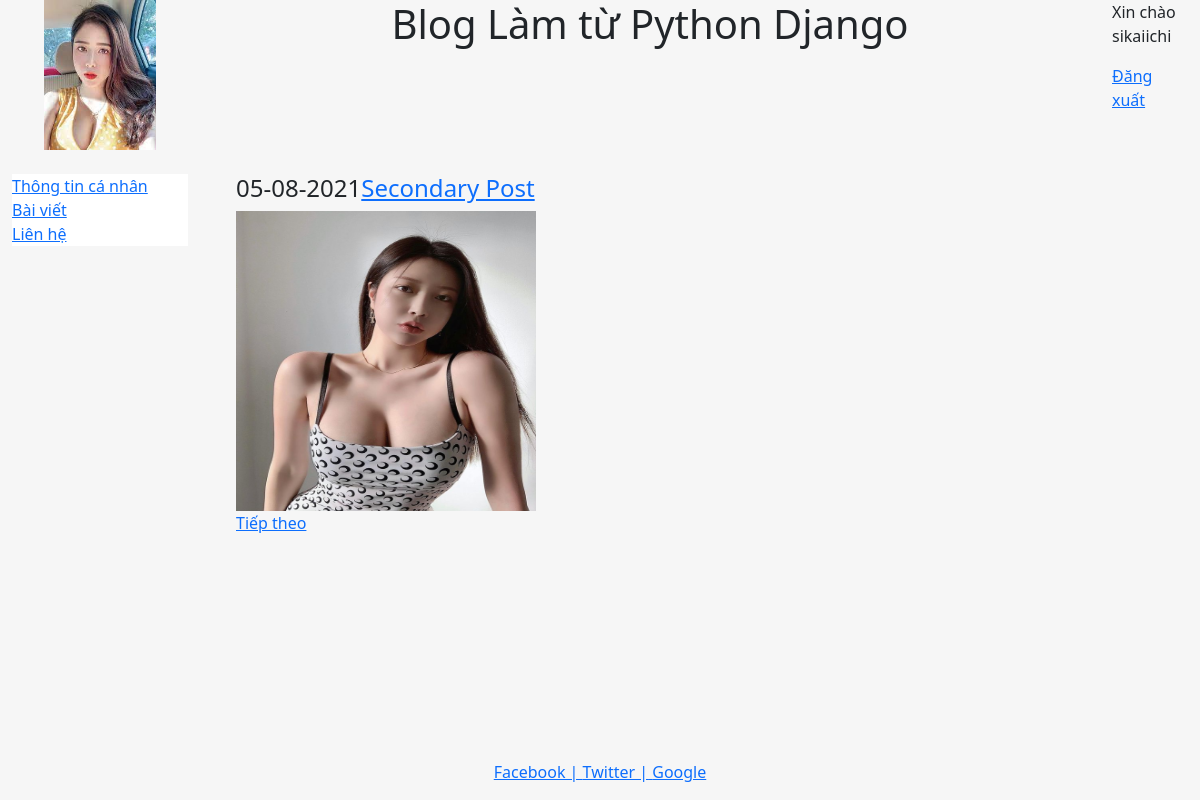
Page /blog/ (signed in) on the committed database.
### blog/models.py (models this page shows, shortened)
class Post(models.Model):
    objects = models.Manager()
    title = models.CharField(max_length = 100)
    body  = models.TextField()
    date  = models.DateTimeField(auto_now_add = True)
    image = models.ImageField(null=True)

### blog/templates/blog/blog.html (shortened to what this page needs)
{% extends "pages/base.html" %}
{% block content %}
{% for post in Posts %}
   <h4>{{post.date|date:"d-m-Y"}}<a href="/blog/{{post.id}}">{{post.title}}</a></h4>
   <img src="{{post.image.url}}" width="300px" height="300px" />
{% endfor %}
<br/>
{% if page_obj.has_next %}
    <a href="{{request.path}}?page={{page_obj.next_page_number}}"> Tiếp  theo</a>
{% endif %}
{% endblock %}

### sieunhan/templates/pages/base.html (shortened to what this page needs)
<!DOCTYPE html>
<html lang="en">
<head>
    {% load static %}
    <link rel="stylesheet"  href="{% static 'css/bootstrap.min.css' %}" type="text/css">
</head>
<body>
    <div class="container-fluid" style="min-height:95%">
        <div class="row">
            <div class="col-sm-2">
                <center><img src="{% static 'images/images.jpg' %}" class="responsive-img" style="max-height:150px"/></center>
            </div>
            <div class="col-sm-9">
                <center><h1>Blog Làm từ Python Django</h1></center>
            </div>
            <div class="col-sm-1">
                {% if user.username %}
                    <p>Xin chào {{user.username}}</p>
                    <p><a href="{% url 'logout' %}">Đăng xuất</a></p>
                {% else %}
                    <p><a href="{% url 'register' %}">Đăng ký</a>|<a href="{% url 'login' %}">Đăng nhập</a></p>
                {% endif %}
            </div>
        </div>
        <br/>
        <div class="row">
            <div class="col-sm-2">
                <div class="bs-sliderbar" style="background-color:#fff;">
                    <ul class="nav flex-column">
                        <li><a href="/"> Thông tin cá nhân</a></li>
                        <li><a href="{% url 'blog' %}"> Bài viết</a></li>
                        <li><a href="{% url 'contact' %}"> Liên hệ</a></li>
                    </ul>
                </div>
            </div>
            <div class="col-sm-10">
                <div class="container-fluid">
                    {% block content %}
                    {% endblock %}
                </div>
            </div>
        </div>
    </div>
    <footer>
        <div class="container-fluid">
            <center><a href="https://www.facebook.com"> Facebook | </a><a href="https://twitter.com"> Twitter |</a><a href="https://www.google.com.vn"> Google </a></center>
        </div>
    </footer>
</body>
</html>

### sieunhan/templates/pages/base.html (style rules this page uses)
html, body { height: 100%; background-color: #f6f6f6; }

### rows in the picture
Post: date "05-08-2021", title "Secondary Post", image (picture)

### other values in the picture
{{ user.username }} "sikaiichi"
